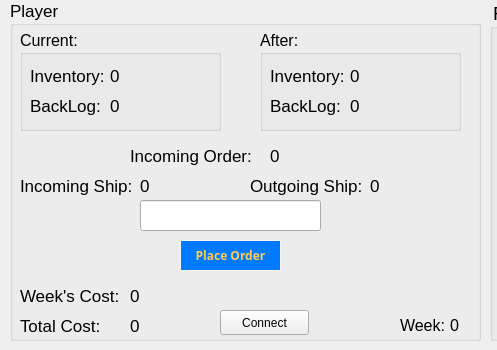
<?xml version="1.0" encoding="UTF-8"?>
<ui version="4.0">
 <class>ClientInterface</class>
 <widget class="QWidget" name="ClientInterface">
  <property name="geometry">
   <rect>
    <x>0</x>
    <y>0</y>
    <width>497</width>
    <height>350</height>
   </rect>
  </property>
  <property name="windowTitle">
   <string>Dialog</string>
  </property>
  <property name="styleSheet">
   <string notr="true">#PlayerWindow{
}</string>
  </property>
  <widget class="QGroupBox" name="PlayerArea">
   <property name="geometry">
    <rect>
     <x>10</x>
     <y>0</y>
     <width>471</width>
     <height>341</height>
    </rect>
   </property>
   <property name="font">
    <font>
     <pointsize>13</pointsize>
    </font>
   </property>
   <property name="styleSheet">
    <string notr="true">#RetailerArea {
	background-color: #fdfbf2;
}</string>
   </property>
   <property name="title">
    <string>Player</string>
   </property>
   <widget class="QPushButton" name="orderBtn">
    <property name="geometry">
     <rect>
      <x>170</x>
      <y>240</y>
      <width>101</width>
      <height>31</height>
     </rect>
    </property>
    <property name="font">
     <font>
      <family>League Spartan Bold</family>
      <pointsize>9</pointsize>
      <weight>75</weight>
      <bold>true</bold>
      <underline>false</underline>
      <strikeout>false</strikeout>
     </font>
    </property>
    <property name="cursor">
     <cursorShape>PointingHandCursor</cursorShape>
    </property>
    <property name="styleSheet">
     <string notr="true">
#orderBtn {
    color:#ffcc4e;
    background-color:#007bff;
    border-color:#007bff;
    font-family: 'League Spartan Bold', arial;
    font-weight: bold;
    border: 1px solid #f5f5f5; 
}

#orderBtn:hover { background-color: #66c011; color: white; border: 1px solid black;}

#orderBtn:disabled {
	background-color: #add8e6;
	color: black;
}</string>
    </property>
    <property name="text">
     <string>Place Order</string>
    </property>
   </widget>
   <widget class="QLineEdit" name="orderIn">
    <property name="geometry">
     <rect>
      <x>130</x>
      <y>200</y>
      <width>181</width>
      <height>31</height>
     </rect>
    </property>
    <property name="font">
     <font>
      <pointsize>14</pointsize>
     </font>
    </property>
   </widget>
   <widget class="QLabel" name="totalCost_l">
    <property name="geometry">
     <rect>
      <x>10</x>
      <y>310</y>
      <width>91</width>
      <height>31</height>
     </rect>
    </property>
    <property name="font">
     <font>
      <pointsize>13</pointsize>
     </font>
    </property>
    <property name="text">
     <string>Total Cost:</string>
    </property>
   </widget>
   <widget class="QLabel" name="incomingshipment">
    <property name="geometry">
     <rect>
      <x>130</x>
      <y>170</y>
      <width>91</width>
      <height>31</height>
     </rect>
    </property>
    <property name="font">
     <font>
      <pointsize>13</pointsize>
     </font>
    </property>
    <property name="text">
     <string>0</string>
    </property>
   </widget>
   <widget class="QLabel" name="outgoingshipment">
    <property name="geometry">
     <rect>
      <x>360</x>
      <y>170</y>
      <width>91</width>
      <height>31</height>
     </rect>
    </property>
    <property name="font">
     <font>
      <pointsize>13</pointsize>
     </font>
    </property>
    <property name="layoutDirection">
     <enum>Qt::RightToLeft</enum>
    </property>
    <property name="text">
     <string>0</string>
    </property>
   </widget>
   <widget class="QLabel" name="weekCost_l">
    <property name="enabled">
     <bool>true</bool>
    </property>
    <property name="geometry">
     <rect>
      <x>10</x>
      <y>280</y>
      <width>111</width>
      <height>31</height>
     </rect>
    </property>
    <property name="font">
     <font>
      <pointsize>13</pointsize>
     </font>
    </property>
    <property name="text">
     <string>Week's Cost:</string>
    </property>
   </widget>
   <widget class="QLabel" name="incoming_2">
    <property name="geometry">
     <rect>
      <x>10</x>
      <y>170</y>
      <width>131</width>
      <height>31</height>
     </rect>
    </property>
    <property name="font">
     <font>
      <pointsize>13</pointsize>
     </font>
    </property>
    <property name="text">
     <string>Incoming Ship:</string>
    </property>
   </widget>
   <widget class="QLabel" name="outgoing_2">
    <property name="geometry">
     <rect>
      <x>240</x>
      <y>170</y>
      <width>131</width>
      <height>31</height>
     </rect>
    </property>
    <property name="font">
     <font>
      <pointsize>13</pointsize>
     </font>
    </property>
    <property name="layoutDirection">
     <enum>Qt::RightToLeft</enum>
    </property>
    <property name="text">
     <string>Outgoing Ship:</string>
    </property>
   </widget>
   <widget class="QGroupBox" name="currentBox">
    <property name="geometry">
     <rect>
      <x>10</x>
      <y>30</y>
      <width>201</width>
      <height>101</height>
     </rect>
    </property>
    <property name="font">
     <font>
      <pointsize>12</pointsize>
     </font>
    </property>
    <property name="title">
     <string>Current:</string>
    </property>
    <widget class="QLabel" name="inventory_2">
     <property name="geometry">
      <rect>
       <x>10</x>
       <y>30</y>
       <width>91</width>
       <height>31</height>
      </rect>
     </property>
     <property name="font">
      <font>
       <pointsize>13</pointsize>
      </font>
     </property>
     <property name="text">
      <string>Inventory:</string>
     </property>
    </widget>
    <widget class="QLabel" name="backLog_2">
     <property name="geometry">
      <rect>
       <x>10</x>
       <y>60</y>
       <width>91</width>
       <height>31</height>
      </rect>
     </property>
     <property name="font">
      <font>
       <pointsize>13</pointsize>
      </font>
     </property>
     <property name="layoutDirection">
      <enum>Qt::RightToLeft</enum>
     </property>
     <property name="text">
      <string>BackLog:</string>
     </property>
    </widget>
    <widget class="QLabel" name="inventory">
     <property name="geometry">
      <rect>
       <x>90</x>
       <y>30</y>
       <width>91</width>
       <height>31</height>
      </rect>
     </property>
     <property name="font">
      <font>
       <pointsize>13</pointsize>
      </font>
     </property>
     <property name="text">
      <string>0</string>
     </property>
    </widget>
    <widget class="QLabel" name="backlog">
     <property name="geometry">
      <rect>
       <x>90</x>
       <y>60</y>
       <width>91</width>
       <height>31</height>
      </rect>
     </property>
     <property name="font">
      <font>
       <pointsize>13</pointsize>
      </font>
     </property>
     <property name="layoutDirection">
      <enum>Qt::RightToLeft</enum>
     </property>
     <property name="text">
      <string>0</string>
     </property>
    </widget>
   </widget>
   <widget class="QGroupBox" name="afterBox">
    <property name="geometry">
     <rect>
      <x>250</x>
      <y>30</y>
      <width>201</width>
      <height>101</height>
     </rect>
    </property>
    <property name="font">
     <font>
      <pointsize>12</pointsize>
     </font>
    </property>
    <property name="styleSheet">
     <string notr="true"/>
    </property>
    <property name="title">
     <string>After:</string>
    </property>
    <widget class="QLabel" name="inventoryL">
     <property name="geometry">
      <rect>
       <x>10</x>
       <y>30</y>
       <width>91</width>
       <height>31</height>
      </rect>
     </property>
     <property name="font">
      <font>
       <pointsize>13</pointsize>
      </font>
     </property>
     <property name="text">
      <string>Inventory:</string>
     </property>
    </widget>
    <widget class="QLabel" name="backLog_5">
     <property name="geometry">
      <rect>
       <x>10</x>
       <y>60</y>
       <width>91</width>
       <height>31</height>
      </rect>
     </property>
     <property name="font">
      <font>
       <pointsize>13</pointsize>
      </font>
     </property>
     <property name="layoutDirection">
      <enum>Qt::RightToLeft</enum>
     </property>
     <property name="text">
      <string>BackLog:</string>
     </property>
    </widget>
    <widget class="QLabel" name="inventoryafter">
     <property name="geometry">
      <rect>
       <x>90</x>
       <y>30</y>
       <width>91</width>
       <height>31</height>
      </rect>
     </property>
     <property name="font">
      <font>
       <pointsize>13</pointsize>
      </font>
     </property>
     <property name="text">
      <string>0</string>
     </property>
    </widget>
    <widget class="QLabel" name="backlogafter">
     <property name="geometry">
      <rect>
       <x>90</x>
       <y>60</y>
       <width>91</width>
       <height>31</height>
      </rect>
     </property>
     <property name="font">
      <font>
       <pointsize>13</pointsize>
      </font>
     </property>
     <property name="layoutDirection">
      <enum>Qt::RightToLeft</enum>
     </property>
     <property name="text">
      <string>0</string>
     </property>
    </widget>
   </widget>
   <widget class="QLabel" name="incomingorder">
    <property name="geometry">
     <rect>
      <x>260</x>
      <y>140</y>
      <width>101</width>
      <height>31</height>
     </rect>
    </property>
    <property name="font">
     <font>
      <pointsize>13</pointsize>
     </font>
    </property>
    <property name="layoutDirection">
     <enum>Qt::RightToLeft</enum>
    </property>
    <property name="text">
     <string>0</string>
    </property>
   </widget>
   <widget class="QLabel" name="outgoing_4">
    <property name="geometry">
     <rect>
      <x>120</x>
      <y>140</y>
      <width>141</width>
      <height>31</height>
     </rect>
    </property>
    <property name="font">
     <font>
      <pointsize>13</pointsize>
     </font>
    </property>
    <property name="layoutDirection">
     <enum>Qt::RightToLeft</enum>
    </property>
    <property name="text">
     <string>Incoming Order:</string>
    </property>
   </widget>
   <widget class="QLabel" name="weekcost">
    <property name="enabled">
     <bool>true</bool>
    </property>
    <property name="geometry">
     <rect>
      <x>120</x>
      <y>280</y>
      <width>91</width>
      <height>31</height>
     </rect>
    </property>
    <property name="font">
     <font>
      <pointsize>13</pointsize>
     </font>
    </property>
    <property name="text">
     <string>0</string>
    </property>
   </widget>
   <widget class="QLabel" name="totalcost">
    <property name="geometry">
     <rect>
      <x>120</x>
      <y>310</y>
      <width>91</width>
      <height>31</height>
     </rect>
    </property>
    <property name="font">
     <font>
      <pointsize>13</pointsize>
     </font>
    </property>
    <property name="layoutDirection">
     <enum>Qt::RightToLeft</enum>
    </property>
    <property name="text">
     <string>0</string>
    </property>
   </widget>
   <widget class="QLabel" name="totalCost_l_2">
    <property name="geometry">
     <rect>
      <x>390</x>
      <y>310</y>
      <width>91</width>
      <height>31</height>
     </rect>
    </property>
    <property name="font">
     <font>
      <pointsize>12</pointsize>
     </font>
    </property>
    <property name="text">
     <string>Week:</string>
    </property>
   </widget>
   <widget class="QLabel" name="week">
    <property name="geometry">
     <rect>
      <x>440</x>
      <y>310</y>
      <width>51</width>
      <height>31</height>
     </rect>
    </property>
    <property name="font">
     <font>
      <pointsize>12</pointsize>
     </font>
    </property>
    <property name="layoutDirection">
     <enum>Qt::RightToLeft</enum>
    </property>
    <property name="text">
     <string>0</string>
    </property>
   </widget>
   <widget class="QPushButton" name="Connect">
    <property name="geometry">
     <rect>
      <x>210</x>
      <y>310</y>
      <width>89</width>
      <height>25</height>
     </rect>
    </property>
    <property name="text">
     <string>Connect</string>
    </property>
   </widget>
   <zorder>currentBox</zorder>
   <zorder>orderBtn</zorder>
   <zorder>orderIn</zorder>
   <zorder>totalCost_l</zorder>
   <zorder>incomingshipment</zorder>
   <zorder>outgoingshipment</zorder>
   <zorder>weekCost_l</zorder>
   <zorder>incoming_2</zorder>
   <zorder>outgoing_2</zorder>
   <zorder>afterBox</zorder>
   <zorder>incomingorder</zorder>
   <zorder>outgoing_4</zorder>
   <zorder>weekcost</zorder>
   <zorder>totalcost</zorder>
   <zorder>totalCost_l_2</zorder>
   <zorder>week</zorder>
   <zorder>Connect</zorder>
  </widget>
  <widget class="QGroupBox" name="UpstreamGraph">
   <property name="geometry">
    <rect>
     <x>490</x>
     <y>0</y>
     <width>471</width>
     <height>341</height>
    </rect>
   </property>
   <property name="font">
    <font>
     <pointsize>14</pointsize>
    </font>
   </property>
   <property name="styleSheet">
    <string notr="true">#UpstreamGraph {
	background-color: #ededed;
}</string>
   </property>
   <property name="title">
    <string>From Upstream: Orders and Shipment Graph</string>
   </property>
  </widget>
  <widget class="QGroupBox" name="ConsumerDemandGraph">
   <property name="geometry">
    <rect>
     <x>10</x>
     <y>350</y>
     <width>471</width>
     <height>341</height>
    </rect>
   </property>
   <property name="font">
    <font>
     <pointsize>14</pointsize>
    </font>
   </property>
   <property name="styleSheet">
    <string notr="true">#ConsumerDemandGraph {
	background-color: #ededed;
}</string>
   </property>
   <property name="title">
    <string>Consumer-Demand Graph</string>
   </property>
  </widget>
  <widget class="QGroupBox" name="DownstreamGraph">
   <property name="geometry">
    <rect>
     <x>490</x>
     <y>350</y>
     <width>471</width>
     <height>341</height>
    </rect>
   </property>
   <property name="font">
    <font>
     <pointsize>14</pointsize>
    </font>
   </property>
   <property name="styleSheet">
    <string notr="true">#DownstreamGraph {
	background-color: #ededed;
}</string>
   </property>
   <property name="title">
    <string>To DownStream: Orders and Shipment Graph</string>
   </property>
  </widget>
 </widget>
 <resources/>
 <connections/>
</ui>
